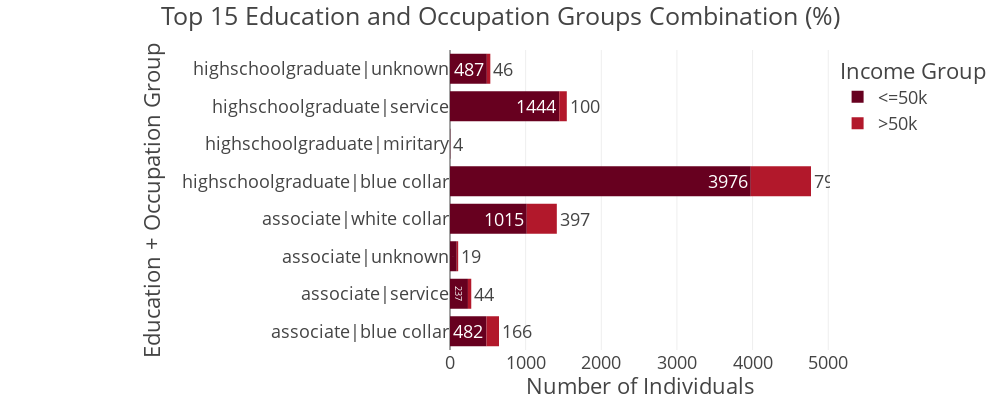

Here is the notebook cell this chart was saved with:
### Code cell
fig = px.bar(
    adult_df_income_educ_occ.head(15),
    x='total_income_distr',
    y='edu_occ',
    color='income',
    title='Top 15 Education and Occupation Groups Combination (%)',
    # barmode='stack',  # or 'group' — 'start' is not a valid option
    height=400,
    width=1000,
    text='total_income_distr',
    color_discrete_sequence=px.colors.sequential.RdBu
)

# Update trace and layout
fig.update_traces(textposition='outside')
fig.update_layout(
    template="presentation",
    xaxis_title='Number of Individuals',
    yaxis_title='Education + Occupation Group',
    legend_title='Income Group',
    margin=dict(l=450, r=50,t=50, b=50)
)

# Show plot
fig.show()

### Figure 1 — Plotly figure (JSON) as saved in the notebook; plotly's stock layout.template omitted (floating-point values rounded to 4 significant figures)
{"data": [{"hovertemplate": "income=<=50k<br>total_income_distr=%{text}<br>edu_occ=%{y}<extra></extra>", "legendgroup": "<=50k", "marker": {"color": "rgb(103,0,31)", "pattern": {"shape": ""}}, "name": "<=50k", "orientation": "h", "showlegend": true, "text": [482.0, 237.0, 89.0, 1015.0, 3976.0, 4.0, 1444.0, 487.0], "textposition": "outside", "type": "bar", "x": [482, 237, 89, 1015, 3976, 4, 1444, 487], "xaxis": "x", "y": ["associate|blue collar", "associate|service", "associate|unknown", "associate|white collar", "highschoolgraduate|blue collar", "highschoolgraduate|miritary", "highschoolgraduate|service", "highschoolgraduate|unknown"], "yaxis": "y"}, {"hovertemplate": "income=>50k<br>total_income_distr=%{text}<br>edu_occ=%{y}<extra></extra>", "legendgroup": ">50k", "marker": {"color": "rgb(178,24,43)", "pattern": {"shape": ""}}, "name": ">50k", "orientation": "h", "showlegend": true, "text": [166.0, 44.0, 19.0, 397.0, 796.0, 100.0, 46.0], "textposition": "outside", "type": "bar", "x": [166, 44, 19, 397, 796, 100, 46], "xaxis": "x", "y": ["associate|blue collar", "associate|service", "associate|unknown", "associate|white collar", "highschoolgraduate|blue collar", "highschoolgraduate|service", "highschoolgraduate|unknown"], "yaxis": "y"}], "layout": {"barmode": "relative", "height": 400, "legend": {"title": {"text": "Income Group"}, "tracegroupgap": 0}, "margin": {"b": 50, "l": 450, "r": 50, "t": 50}, "title": {"text": "Top 15 Education and Occupation Groups Combination (%)"}, "width": 1000, "xaxis": {"anchor": "y", "autorange": true, "domain": [0, 1], "range": [0, 5023.0], "title": {"text": "Number of Individuals"}, "type": "linear"}, "yaxis": {"anchor": "x", "autorange": true, "domain": [0, 1], "range": [-0.5, 7.5], "title": {"text": "Education + Occupation Group"}, "type": "category"}}}
